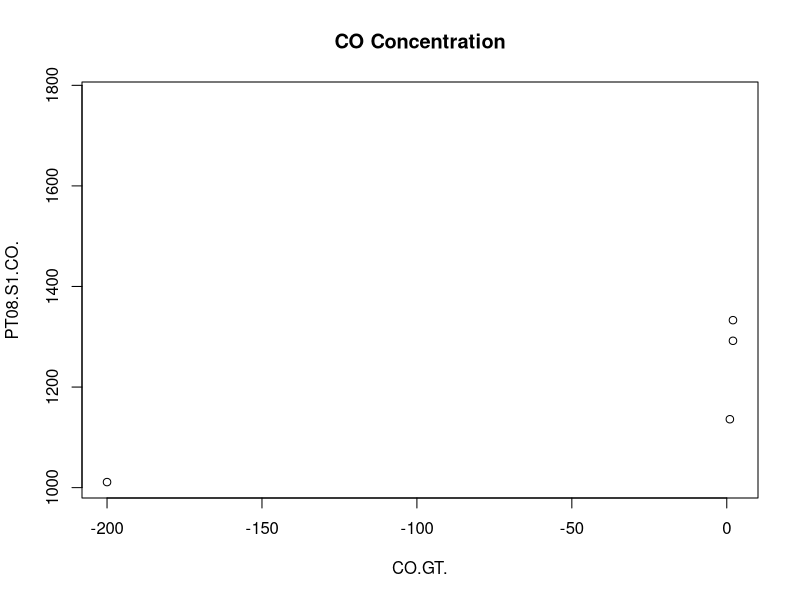

The R script that drew this image:
#!/usr/bin/r

air_quality <- read.csv("air_quality_uci.csv", header = TRUE, sep = ";")

# plot for readings over span of first 24 hours
plot(air_quality[2:27,3:4], main="CO Concentration")


# majority of CO emissions to ambient air come from mobile sources - EPA
